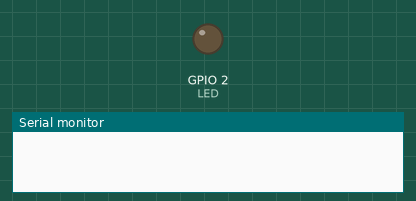
The sketch below on a simulated ESP32. Shown: output pins drawn as LEDs (lit = HIGH), the last lines printed to the serial monitor. WiFi joins after 1.5 s; servers stay silent unless stated.

Above: at 0.0 s.
At 2.8 s:
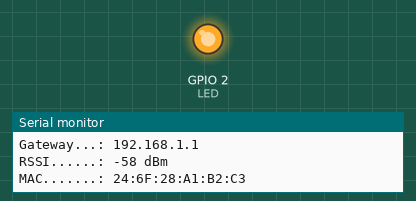
Timing chart, 0 to 4.3 s (numbered marks = the images above):
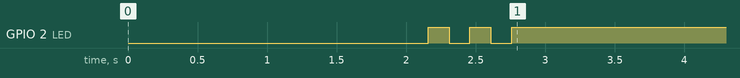

The sketch:

sketch_wifi_manager.ino
```cpp
#include <WiFi.h>
#include <WiFiManager.h>

const int  LED          = 2;
const char* AP_NAME     = "Wifi-Config-ESP32";
const char* AP_PASSWORD = "config321";
const int   CONFIG_TIMEOUT = 180;

WiFiManager wm;

void setup() {
  Serial.begin(115200);
  delay(500);
  pinMode(LED, OUTPUT);
  digitalWrite(LED, LOW);

  //wm.resetSettings();

  wm.setConfigPortalTimeout(CONFIG_TIMEOUT);

  // LED constantly lit = in configuration mode (AP)
  wm.setAPCallback([](WiFiManager *mgr) {
    Serial.printf("Entering AP mode. Connect to \"%s\" and open http://%s\n",
                  AP_NAME, WiFi.softAPIP().toString().c_str());
    digitalWrite(LED, HIGH);
  });

  // autoConnect: try using saved credentials; if that fails, load the portal
  bool ok = wm.autoConnect(AP_NAME, AP_PASSWORD);

  if (!ok) {
    Serial.println("Failed to connect/configure. Restarting in 5 seconds...");
    delay(5000);
    ESP.restart();
  }

  Serial.println("\n--- Connected ---");
  Serial.printf("IP........: %s\n", WiFi.localIP().toString().c_str());
  Serial.printf("Gateway...: %s\n", WiFi.gatewayIP().toString().c_str());
  Serial.printf("RSSI......: %d dBm\n", WiFi.RSSI());
  Serial.printf("MAC.......: %s\n", WiFi.macAddress().c_str());

  // it flashes 3 times to indicate success and then remains lit
  for (int i = 0; i < 3; i++) {
    digitalWrite(LED, LOW);  delay(150);
    digitalWrite(LED, HIGH); delay(150);
  }
}

void loop() {
}
```
